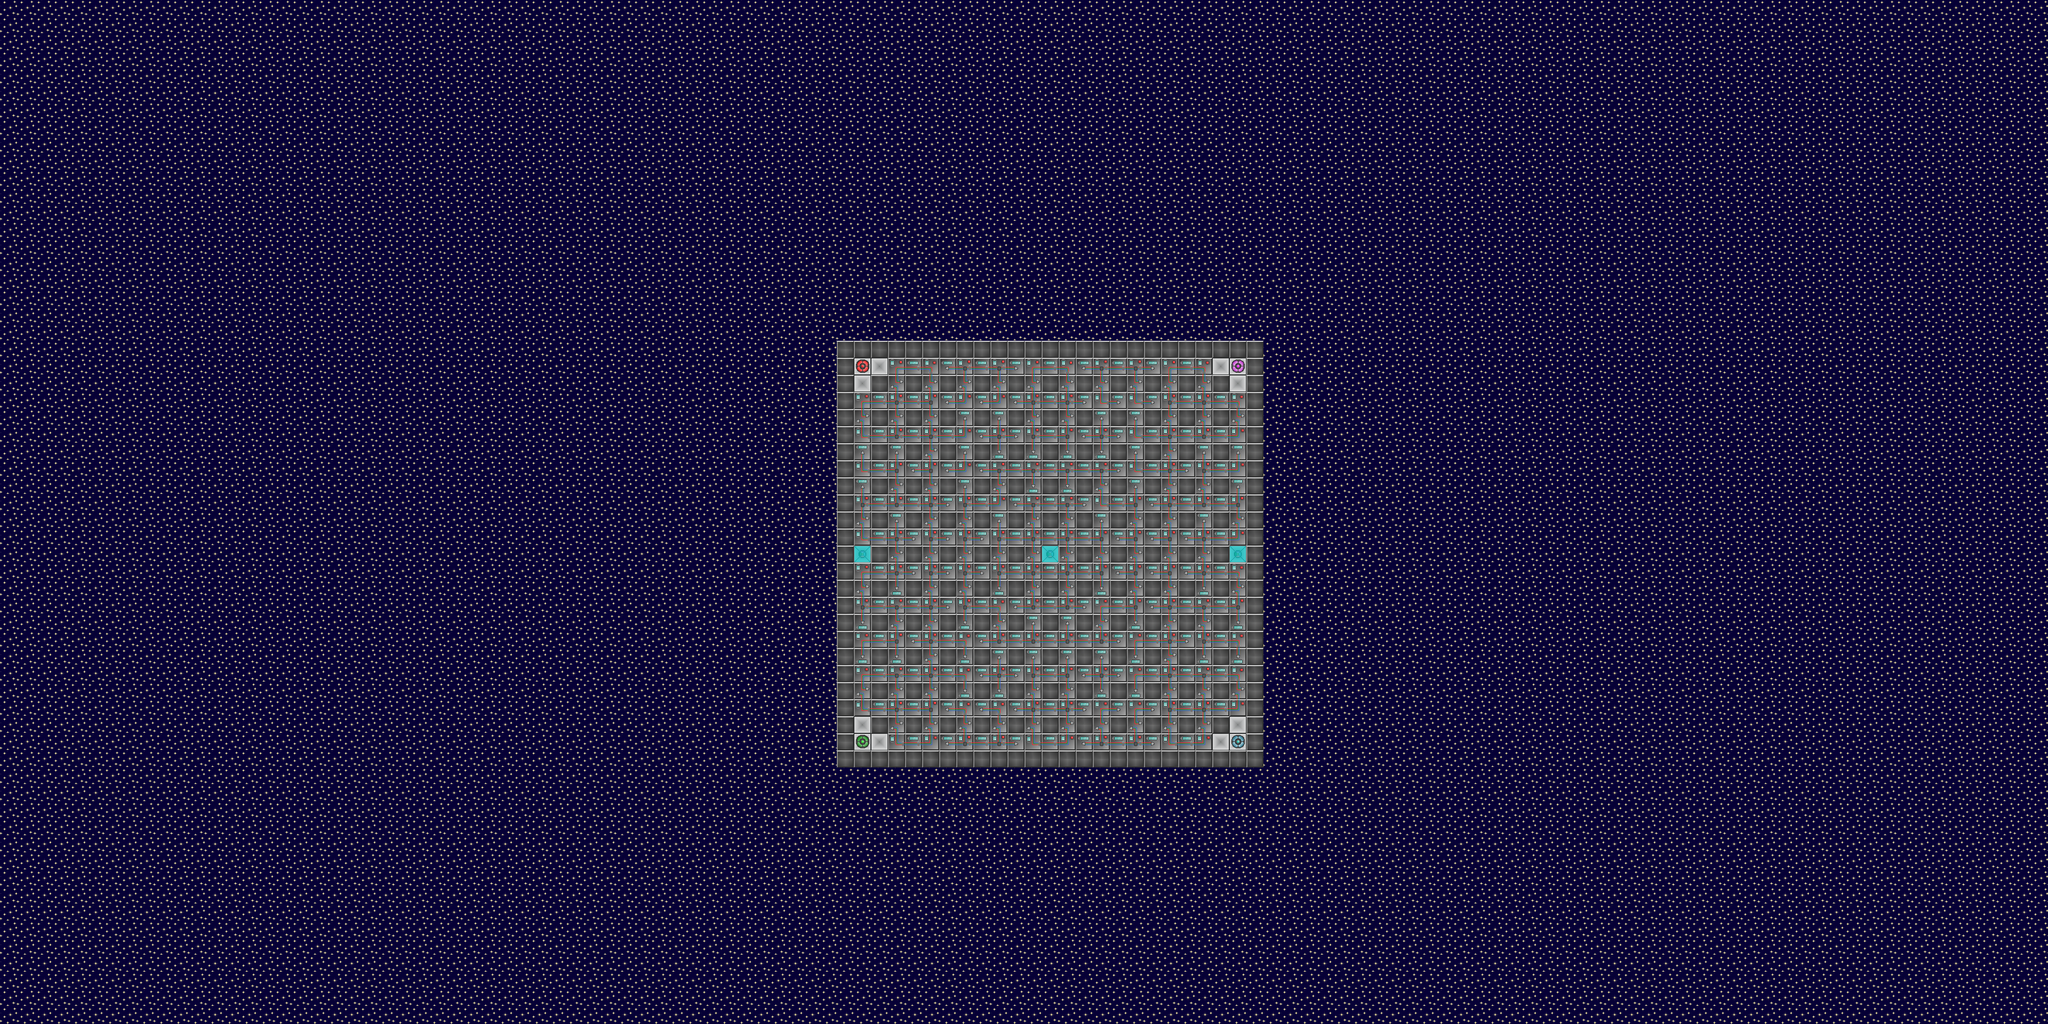

A 2D game scene composited from a Tiled map and its tileset images. What follows is a short description and the map's XML, with each tile layer's data collapsed to a summary:
An orthogonal 120x60 tile map with 32x32 px tiles, 5 tile layers (Background, Floor, Blocks, Items, ...), 2 tilesets.

<map version="1.0" orientation="orthogonal" renderorder="right-down" width="120" height="60" tilewidth="32" tileheight="32" nextobjectid="1">
 <tileset firstgid="1" name="map_tiles" tilewidth="34" tileheight="34" tilecount="28" columns="4">
  <image source="../blocks/map_tiles.png" width="136" height="256" />
  <tile id="2">
   <properties>
    <property name="Item-Spawner" value="" />
   </properties>
  </tile>
  <tile id="3">
   <properties>
    <property name="blocked" value="" />
   </properties>
  </tile>
  <tile id="4">
   <properties>
    <property name="Spawn-P2" value="" />
   </properties>
  </tile>
  <tile id="5">
   <properties>
    <property name="Spawn-P3" value="" />
   </properties>
  </tile>
  <tile id="6">
   <properties>
    <property name="Spawn-P4" value="" />
   </properties>
  </tile>
  <tile id="7">
   <properties>
    <property name="Spawn-P1" value="" />
   </properties>
  </tile>
  <tile id="8">
   <properties>
    <property name="blocked" value="" />
    <property name="undestructable" value="" />
   </properties>
  </tile>
  <tile id="9">
   <properties>
    <property name="blocked" value="" />
    <property name="ghost-blocked" value="" />
    <property name="undestructable" value="" />
   </properties>
  </tile>
  <tile id="10">
   <properties>
    <property name="blocked" value="" />
   </properties>
  </tile>
  <tile id="12">
   <properties>
    <property name="blocked" value="" />
   </properties>
  </tile>
  <tile id="13">
   <properties>
    <property name="blocked" value="" />
   </properties>
  </tile>
  <tile id="14">
   <properties>
    <property name="blocked" value="" />
   </properties>
  </tile>
  <tile id="15">
   <properties>
    <property name="blocked" value="" />
   </properties>
  </tile>
  <tile id="16">
   <properties>
    <property name="blocked" value="" />
   </properties>
  </tile>
  <tile id="17">
   <properties>
    <property name="blocked" value="" />
   </properties>
  </tile>
  <tile id="18">
   <properties>
    <property name="blocked" value="" />
   </properties>
  </tile>
  <tile id="19">
   <properties>
    <property name="blocked" value="" />
   </properties>
  </tile>
  <tile id="20">
   <properties>
    <property name="blocked" value="" />
   </properties>
  </tile>
  <tile id="21">
   <properties>
    <property name="blocked" value="" />
   </properties>
  </tile>
  <tile id="22">
   <properties>
    <property name="blocked" value="" />
   </properties>
  </tile>
  <tile id="23">
   <properties>
    <property name="blocked" value="" />
   </properties>
  </tile>
  <tile id="24">
   <properties>
    <property name="blocked" value="" />
   </properties>
  </tile>
  <tile id="26">
   <properties>
    <property name="blocked" value="" />
   </properties>
  </tile>
 </tileset>
 <tileset firstgid="29" name="background-credits" tilewidth="34" tileheight="34" tilecount="28" columns="4">
  <image source="../blocks/background-credits.png" width="136" height="256" />
 </tileset>
 <layer name="Background" width="120" height="60">
  <data>[7200 cells, 7200 non-empty, 1 distinct tile ids]</data>
 </layer>
 <layer name="Floor" width="120" height="60">
  <data>[7200 cells, 529 non-empty, 6 distinct tile ids]</data>
 </layer>
 <layer name="Blocks" width="120" height="60">
  <data>[7200 cells, 613 non-empty, 18 distinct tile ids]</data>
 </layer>
 <layer name="Items" width="120" height="60">
  <data>[7200 cells, 0 non-empty, 0 distinct tile ids]</data>
 </layer>
 <layer name="Bombs" width="120" height="60">
  <data>[7200 cells, 0 non-empty, 0 distinct tile ids]</data>
 </layer>
</map>
